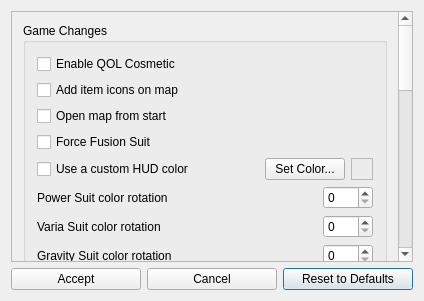
<?xml version="1.0" encoding="UTF-8"?>
<ui version="4.0">
 <class>PrimeCosmeticPatchesDialog</class>
 <widget class="QDialog" name="PrimeCosmeticPatchesDialog">
  <property name="geometry">
   <rect>
    <x>0</x>
    <y>0</y>
    <width>424</width>
    <height>301</height>
   </rect>
  </property>
  <property name="windowTitle">
   <string>Metroid Prime 1 - Cosmetic Options</string>
  </property>
  <layout class="QGridLayout" name="gridLayout">
   <item row="2" column="2">
    <widget class="QPushButton" name="reset_button">
     <property name="text">
      <string>Reset to Defaults</string>
     </property>
    </widget>
   </item>
   <item row="2" column="0">
    <widget class="QPushButton" name="accept_button">
     <property name="text">
      <string>Accept</string>
     </property>
    </widget>
   </item>
   <item row="2" column="1">
    <widget class="QPushButton" name="cancel_button">
     <property name="text">
      <string>Cancel</string>
     </property>
    </widget>
   </item>
   <item row="1" column="0" colspan="3">
    <widget class="QScrollArea" name="scrollArea">
     <property name="widgetResizable">
      <bool>true</bool>
     </property>
     <widget class="QWidget" name="scroll_area_contents">
      <property name="geometry">
       <rect>
        <x>0</x>
        <y>0</y>
        <width>404</width>
        <height>252</height>
       </rect>
      </property>
      <layout class="QVBoxLayout" name="verticalLayout">
       <item>
        <widget class="QGroupBox" name="game_changes_box">
         <property name="title">
          <string>Game Changes</string>
         </property>
         <layout class="QVBoxLayout" name="game_changes_layout">
          <item>
           <widget class="QCheckBox" name="qol_cosmetic_check">
            <property name="text">
             <string>Enable QOL Cosmetic</string>
            </property>
           </widget>
          </item>
          <item>
           <widget class="QCheckBox" name="pickup_markers_check">
            <property name="text">
             <string>Add item icons on map</string>
            </property>
           </widget>
          </item>
          <item>
           <widget class="QCheckBox" name="open_map_check">
            <property name="text">
             <string>Open map from start</string>
            </property>
           </widget>
          </item>
          <item>
           <widget class="QCheckBox" name="force_fusion_check">
            <property name="text">
             <string>Force Fusion Suit</string>
            </property>
           </widget>
          </item>
          <item>
           <layout class="QHBoxLayout" name="hud_color_layout">
            <property name="spacing">
             <number>6</number>
            </property>
            <item>
             <widget class="QCheckBox" name="custom_hud_color">
              <property name="text">
               <string>Use a custom HUD color</string>
              </property>
             </widget>
            </item>
            <item>
             <widget class="QPushButton" name="custom_hud_color_button">
              <property name="sizePolicy">
               <sizepolicy hsizetype="Maximum" vsizetype="Fixed">
                <horstretch>0</horstretch>
                <verstretch>0</verstretch>
               </sizepolicy>
              </property>
              <property name="text">
               <string>Set Color...</string>
              </property>
             </widget>
            </item>
            <item>
             <widget class="QFrame" name="custom_hud_color_square">
              <property name="sizePolicy">
               <sizepolicy hsizetype="Fixed" vsizetype="Fixed">
                <horstretch>0</horstretch>
                <verstretch>0</verstretch>
               </sizepolicy>
              </property>
              <property name="minimumSize">
               <size>
                <width>22</width>
                <height>22</height>
               </size>
              </property>
              <property name="autoFillBackground">
               <bool>false</bool>
              </property>
              <property name="frameShape">
               <enum>QFrame::StyledPanel</enum>
              </property>
              <property name="frameShadow">
               <enum>QFrame::Raised</enum>
              </property>
              <property name="lineWidth">
               <number>1</number>
              </property>
             </widget>
            </item>
           </layout>
          </item>
          <item>
           <layout class="QHBoxLayout" name="power_suit_color_layout">
            <property name="spacing">
             <number>6</number>
            </property>
            <item>
             <widget class="QLabel" name="power_suit_color_rotation">
              <property name="text">
               <string>Power Suit color rotation</string>
              </property>
             </widget>
            </item>
            <item>
             <widget class="QSpinBox" name="power_suit_rotation_field">
              <property name="sizePolicy">
               <sizepolicy hsizetype="Maximum" vsizetype="Fixed">
                <horstretch>0</horstretch>
                <verstretch>0</verstretch>
               </sizepolicy>
              </property>
              <property name="minimumSize">
               <size>
                <width>50</width>
                <height>0</height>
               </size>
              </property>
              <property name="maximum">
               <number>360</number>
              </property>
              <property name="singleStep">
               <number>10</number>
              </property>
             </widget>
            </item>
           </layout>
          </item>
          <item>
           <layout class="QHBoxLayout" name="varia_suit_color_layout">
            <property name="spacing">
             <number>6</number>
            </property>
            <item>
             <widget class="QLabel" name="varia_suit_color_rotation">
              <property name="text">
               <string>Varia Suit color rotation</string>
              </property>
             </widget>
            </item>
            <item>
             <widget class="QSpinBox" name="varia_suit_rotation_field">
              <property name="sizePolicy">
               <sizepolicy hsizetype="Maximum" vsizetype="Fixed">
                <horstretch>0</horstretch>
                <verstretch>0</verstretch>
               </sizepolicy>
              </property>
              <property name="minimumSize">
               <size>
                <width>50</width>
                <height>0</height>
               </size>
              </property>
              <property name="maximum">
               <number>360</number>
              </property>
              <property name="singleStep">
               <number>10</number>
              </property>
             </widget>
            </item>
           </layout>
          </item>
          <item>
           <layout class="QHBoxLayout" name="gravity_suit_color_layout">
            <property name="spacing">
             <number>6</number>
            </property>
            <item>
             <widget class="QLabel" name="gravity_suit_color_rotation">
              <property name="text">
               <string>Gravity Suit color rotation</string>
              </property>
             </widget>
            </item>
            <item>
             <widget class="QSpinBox" name="gravity_suit_rotation_field">
              <property name="sizePolicy">
               <sizepolicy hsizetype="Maximum" vsizetype="Fixed">
                <horstretch>0</horstretch>
                <verstretch>0</verstretch>
               </sizepolicy>
              </property>
              <property name="minimumSize">
               <size>
                <width>50</width>
                <height>0</height>
               </size>
              </property>
              <property name="maximum">
               <number>360</number>
              </property>
              <property name="singleStep">
               <number>10</number>
              </property>
             </widget>
            </item>
           </layout>
          </item>
          <item>
           <layout class="QHBoxLayout" name="phazon_suit_color_layout">
            <property name="spacing">
             <number>6</number>
            </property>
            <item>
             <widget class="QLabel" name="phazon_suit_color_rotation">
              <property name="text">
               <string>Phazon Suit color rotation</string>
              </property>
             </widget>
            </item>
            <item>
             <widget class="QSpinBox" name="phazon_suit_rotation_field">
              <property name="sizePolicy">
               <sizepolicy hsizetype="Maximum" vsizetype="Fixed">
                <horstretch>0</horstretch>
                <verstretch>0</verstretch>
               </sizepolicy>
              </property>
              <property name="minimumSize">
               <size>
                <width>50</width>
                <height>0</height>
               </size>
              </property>
              <property name="maximum">
               <number>360</number>
              </property>
              <property name="singleStep">
               <number>10</number>
              </property>
             </widget>
            </item>
           </layout>
          </item>
         </layout>
        </widget>
       </item>
       <item>
        <spacer name="verticalSpacer">
         <property name="orientation">
          <enum>Qt::Vertical</enum>
         </property>
         <property name="sizeHint" stdset="0">
          <size>
           <width>20</width>
           <height>40</height>
          </size>
         </property>
        </spacer>
       </item>
              <item>
        <widget class="QGroupBox" name="visor_box">
         <property name="title">
          <string>Visor</string>
         </property>
         <layout class="QGridLayout" name="visor_layout">
          <item row="3" column="0" colspan="2">
           <widget class="QCheckBox" name="hud_lag_check">
            <property name="text">
             <string>Hud Lag</string>
            </property>
           </widget>
          </item>
          <item row="0" column="0">
           <widget class="QLabel" name="hud_alpha_label">
            <property name="text">
             <string>Visor Opacity</string>
            </property>
           </widget>
          </item>
          <item row="1" column="1">
           <widget class="QSlider" name="helmet_alpha_slider">
            <property name="orientation">
             <enum>Qt::Horizontal</enum>
            </property>
            <property name="tickPosition">
             <enum>QSlider::TicksBelow</enum>
            </property>
           </widget>
          </item>
          <item row="0" column="2">
           <widget class="QLabel" name="hud_alpha_value_label">
            <property name="text">
             <string>TextLabel</string>
            </property>
           </widget>
          </item>
          <item row="1" column="0">
           <widget class="QLabel" name="helmet_alpha_label">
            <property name="text">
             <string>Helmet Opacity</string>
            </property>
           </widget>
          </item>
          <item row="1" column="2">
           <widget class="QLabel" name="helmet_alpha_value_label">
            <property name="text">
             <string>TextLabel</string>
            </property>
           </widget>
          </item>
          <item row="0" column="1">
           <widget class="QSlider" name="hud_alpha_slider">
            <property name="orientation">
             <enum>Qt::Horizontal</enum>
            </property>
            <property name="tickPosition">
             <enum>QSlider::TicksBelow</enum>
            </property>
           </widget>
          </item>
          <item row="4" column="0" colspan="2">
           <widget class="QCheckBox" name="checkBox">
            <property name="enabled">
             <bool>false</bool>
            </property>
            <property name="toolTip">
             <string>&lt;html&gt;&lt;head/&gt;&lt;body&gt;&lt;p&gt;The in-game Hint System has been removed. The option for it remains, but does nothing.&lt;/p&gt;&lt;/body&gt;&lt;/html&gt;</string>
            </property>
            <property name="text">
             <string>Hint System</string>
            </property>
           </widget>
          </item>
         </layout>
        </widget>
       </item>
       <item>
        <widget class="QGroupBox" name="controls_box">
         <property name="title">
          <string>Controls</string>
         </property>
         <layout class="QGridLayout" name="controls_layout">
          <item row="0" column="0">
           <widget class="QCheckBox" name="invert_y_axis_check">
            <property name="text">
             <string>Invert Y Axis</string>
            </property>
           </widget>
          </item>
          <item row="1" column="0">
           <widget class="QCheckBox" name="rumble_check">
            <property name="text">
             <string>Rumble</string>
            </property>
           </widget>
          </item>
          <item row="2" column="0">
           <widget class="QCheckBox" name="swap_beam_controls_check">
            <property name="text">
             <string>Swap Beam Controls</string>
            </property>
           </widget>
          </item>
         </layout>
        </widget>
       </item>
       <item>
        <widget class="QGroupBox" name="audio_box">
         <property name="title">
          <string>Audio</string>
         </property>
         <layout class="QGridLayout" name="audio_layout">
          <item row="0" column="0">
           <widget class="QLabel" name="sound_mode_label">
            <property name="maximumSize">
             <size>
              <width>16777215</width>
              <height>20</height>
             </size>
            </property>
            <property name="text">
             <string>Sound Mode</string>
            </property>
           </widget>
          </item>
          <item row="1" column="0">
           <widget class="QLabel" name="sfx_volume_label">
            <property name="text">
             <string>Sound Volume</string>
            </property>
           </widget>
          </item>
          <item row="2" column="0">
           <widget class="QLabel" name="music_volume_label">
            <property name="text">
             <string>Music Volume</string>
            </property>
           </widget>
          </item>
          <item row="0" column="1">
           <widget class="QComboBox" name="sound_mode_combo"/>
          </item>
          <item row="1" column="1">
           <widget class="QSlider" name="sfx_volume_slider">
            <property name="orientation">
             <enum>Qt::Horizontal</enum>
            </property>
            <property name="tickPosition">
             <enum>QSlider::TicksBelow</enum>
            </property>
           </widget>
          </item>
          <item row="2" column="1">
           <widget class="QSlider" name="music_volume_slider">
            <property name="orientation">
             <enum>Qt::Horizontal</enum>
            </property>
            <property name="tickPosition">
             <enum>QSlider::TicksBelow</enum>
            </property>
           </widget>
          </item>
          <item row="1" column="2">
           <widget class="QLabel" name="sfx_volume_value_label">
            <property name="text">
             <string>TextLabel</string>
            </property>
           </widget>
          </item>
          <item row="2" column="2">
           <widget class="QLabel" name="music_volume_value_label">
            <property name="text">
             <string>TextLabel</string>
            </property>
           </widget>
          </item>
         </layout>
        </widget>
       </item>
       <item>
        <widget class="QGroupBox" name="screen_box">
         <property name="title">
          <string>Screen</string>
         </property>
         <layout class="QGridLayout" name="screen_layout">
          <item row="0" column="0">
           <widget class="QLabel" name="screen_brightness_label">
            <property name="text">
             <string>Screen Brightness</string>
            </property>
           </widget>
          </item>
          <item row="1" column="0">
           <widget class="QLabel" name="screen_x_offset_label">
            <property name="text">
             <string>Screen X Offset</string>
            </property>
           </widget>
          </item>
          <item row="0" column="1">
           <widget class="QSlider" name="screen_brightness_slider">
            <property name="orientation">
             <enum>Qt::Horizontal</enum>
            </property>
            <property name="tickPosition">
             <enum>QSlider::TicksBelow</enum>
            </property>
           </widget>
          </item>
          <item row="2" column="1">
           <widget class="QSlider" name="screen_y_offset_slider">
            <property name="orientation">
             <enum>Qt::Horizontal</enum>
            </property>
            <property name="tickPosition">
             <enum>QSlider::TicksBelow</enum>
            </property>
           </widget>
          </item>
          <item row="3" column="0">
           <widget class="QLabel" name="screen_stretch_label">
            <property name="text">
             <string>Screen Stretch</string>
            </property>
           </widget>
          </item>
          <item row="1" column="1">
           <widget class="QSlider" name="screen_x_offset_slider">
            <property name="orientation">
             <enum>Qt::Horizontal</enum>
            </property>
            <property name="tickPosition">
             <enum>QSlider::TicksBelow</enum>
            </property>
           </widget>
          </item>
          <item row="3" column="1">
           <widget class="QSlider" name="screen_stretch_slider">
            <property name="orientation">
             <enum>Qt::Horizontal</enum>
            </property>
            <property name="tickPosition">
             <enum>QSlider::TicksBelow</enum>
            </property>
           </widget>
          </item>
          <item row="2" column="0">
           <widget class="QLabel" name="screen_y_offset_label">
            <property name="text">
             <string>Screen Y Offset</string>
            </property>
           </widget>
          </item>
          <item row="0" column="2">
           <widget class="QLabel" name="screen_brightness_value_label">
            <property name="text">
             <string>TextLabel</string>
            </property>
           </widget>
          </item>
          <item row="1" column="2">
           <widget class="QLabel" name="screen_x_offset_value_label">
            <property name="text">
             <string>TextLabel</string>
            </property>
           </widget>
          </item>
          <item row="2" column="2">
           <widget class="QLabel" name="screen_y_offset_value_label">
            <property name="text">
             <string>TextLabel</string>
            </property>
           </widget>
          </item>
          <item row="3" column="2">
           <widget class="QLabel" name="screen_stretch_value_label">
            <property name="text">
             <string>TextLabel</string>
            </property>
           </widget>
          </item>
         </layout>
        </widget>
       </item>
      </layout>
     </widget>
    </widget>
   </item>
  </layout>
 </widget>
 <layoutdefault spacing="6" margin="11"/>
 <resources/>
 <connections/>
</ui>
